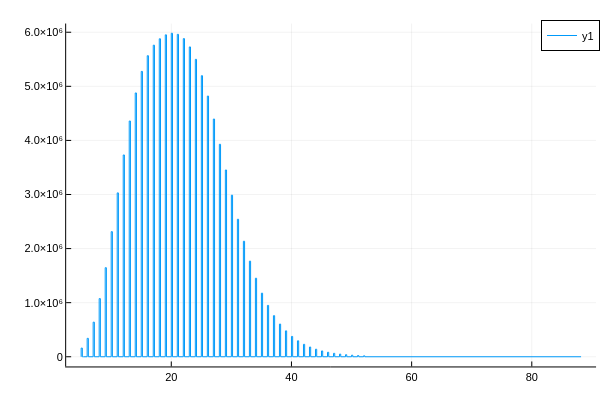

Notebook code for this chart:
### Code cell
#all_pixels = collect(Iterators.filter(x-> x>2.0, skipmissing(Iterators.flatten(tcspc_stream))))
all_pixels = collect(Iterators.flatten(tcspc_stream[:,5:128]))
histogram(all_pixels, bins=500)

### Figure 1 — Plotly figure (JSON) as saved in the notebook; plotly's stock layout.template omitted (floating-point values rounded to 4 significant figures; data arrays with more than 128 entries replaced by an {"elided": "..."} marker saying what was removed)
{"data": [{"colorbar": {"len": 0.9525, "title": "", "x": 0.9934, "y": 0.5139}, "legendgroup": "y1", "line": {"color": "rgba(0, 154, 250, 1.000)", "dash": "solid", "shape": "linear", "width": 1}, "mode": "lines", "name": "y1", "showlegend": true, "type": "scatter", "x": {"elided": "834 float values"}, "xaxis": "x", "y": {"elided": "834 int values"}, "yaxis": "y"}], "layout": {"annotations": [], "height": 400, "legend": {"bgcolor": "rgba(255, 255, 255, 1.000)", "bordercolor": "rgba(0, 0, 0, 1.000)", "borderwidth": 1, "font": {"color": "rgba(0, 0, 0, 1.000)", "family": "sans-serif", "size": 11}, "title": {"font": {"color": "rgba(0, 0, 0, 1.000)", "family": "sans-serif", "size": 15}, "text": ""}, "tracegroupgap": 0, "traceorder": "normal", "x": 1, "xanchor": "auto", "y": 1, "yanchor": "auto"}, "margin": {"b": 20, "l": 0, "r": 0, "t": 20}, "paper_bgcolor": "rgba(255, 255, 255, 1.000)", "plot_bgcolor": "rgba(255, 255, 255, 1.000)", "showlegend": true, "width": 600, "xaxis": {"anchor": "y", "domain": [0.1103, 0.9934], "gridcolor": "rgba(0, 0, 0, 0.100)", "gridwidth": 0.5, "linecolor": "rgba(0, 0, 0, 1.000)", "mirror": false, "range": [2.504, 90.7], "showgrid": true, "showline": true, "showticklabels": true, "tickangle": 0, "tickcolor": "rgb(0, 0, 0)", "tickfont": {"color": "rgba(0, 0, 0, 1.000)", "family": "sans-serif", "size": 11}, "tickmode": "array", "ticks": "inside", "ticktext": ["20", "40", "60", "80"], "tickvals": [20, 40, 60, 80], "title": "", "titlefont": {"color": "rgba(0, 0, 0, 1.000)", "family": "sans-serif", "size": 15}, "type": "-", "visible": true, "zeroline": false, "zerolinecolor": "rgba(0, 0, 0, 1.000)"}, "yaxis": {"anchor": "x", "domain": [0.03762, 0.9902], "gridcolor": "rgba(0, 0, 0, 0.100)", "gridwidth": 0.5, "linecolor": "rgba(0, 0, 0, 1.000)", "mirror": false, "range": [-179400.0, 6161000.0], "showgrid": true, "showline": true, "showticklabels": true, "tickangle": 0, "tickcolor": "rgb(0, 0, 0)", "tickfont": {"color": "rgba(0, 0, 0, 1.000)", "family": "sans-serif", "size": 11}, "tickmode": "array", "ticks": "inside", "ticktext": ["0", "1.0×10⁶", "2.0×10⁶", "3.0×10⁶", "4.0×10⁶", "5.0×10⁶", "6.0×10⁶"], "tickvals": [0, 1000000, 2000000, 3000000, 4000000, 5000000, 6000000], "title": "", "titlefont": {"color": "rgba(0, 0, 0, 1.000)", "family": "sans-serif", "size": 15}, "type": "-", "visible": true, "zeroline": false, "zerolinecolor": "rgba(0, 0, 0, 1.000)"}}}
